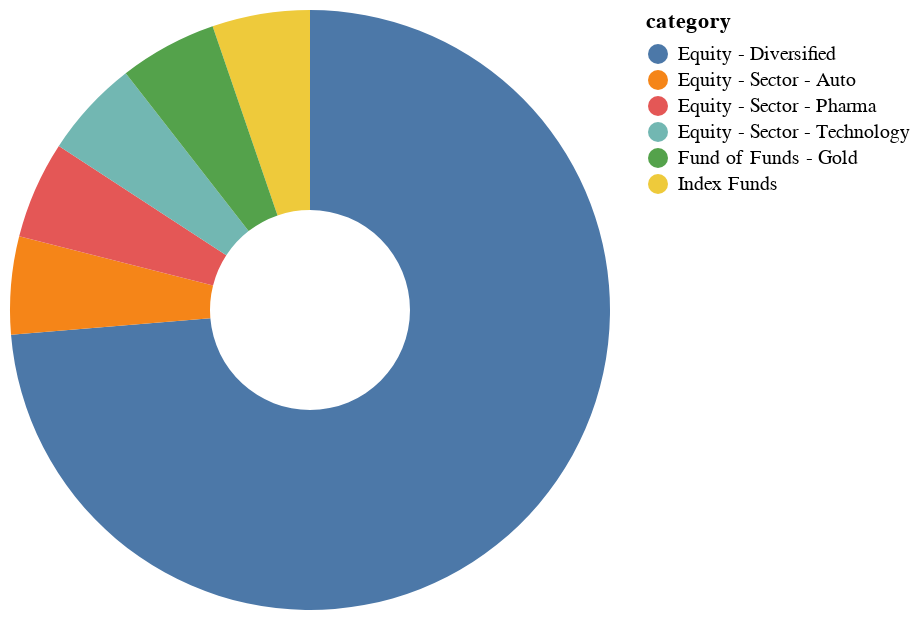

The notebook cell this image was saved under:
### Code cell
# Calculate counts of each category
# category_counts = df['category'].value_counts().reset_index()

# Rename columns for clarity
category_counts = data['Scheme Category Name'].value_counts().reset_index()
# Rename columns for clarity
category_counts.columns = ['category', 'count']
alt.Chart(category_counts).mark_arc(innerRadius=50).encode(
    theta="count",
    color="category:N",
)

### Figure 1 — Vega-Lite specification as saved in the notebook (floating-point values rounded to 4 significant figures)
{"config": {"view": {"continuousWidth": 300, "continuousHeight": 300}}, "data": {"name": "data-cdba140af25253d0543d067e87fa21cf"}, "mark": {"type": "arc", "innerRadius": 50}, "encoding": {"color": {"field": "category", "type": "nominal"}, "theta": {"field": "count", "type": "quantitative"}}, "$schema": "https://vega.github.io/schema/vega-lite/v5.17.0.json", "datasets": {"data-cdba140af25253d0543d067e87fa21cf": [{"category": "Equity - Diversified", "count": 14}, {"category": "Equity - Sector - Auto", "count": 1}, {"category": "Equity - Sector - Pharma", "count": 1}, {"category": "Equity - Sector - Technology", "count": 1}, {"category": "Index Funds", "count": 1}, {"category": "Fund of Funds - Gold", "count": 1}]}}
